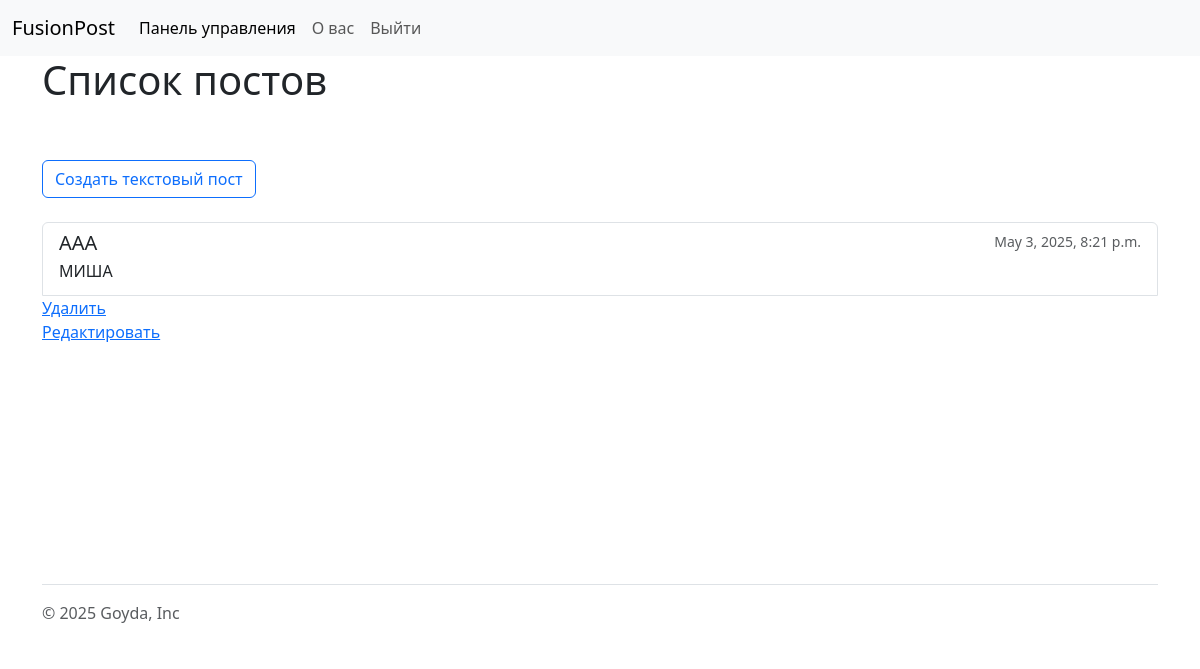
/blogs/post_list/ (signed in), run on an earlier commit of the app's database.
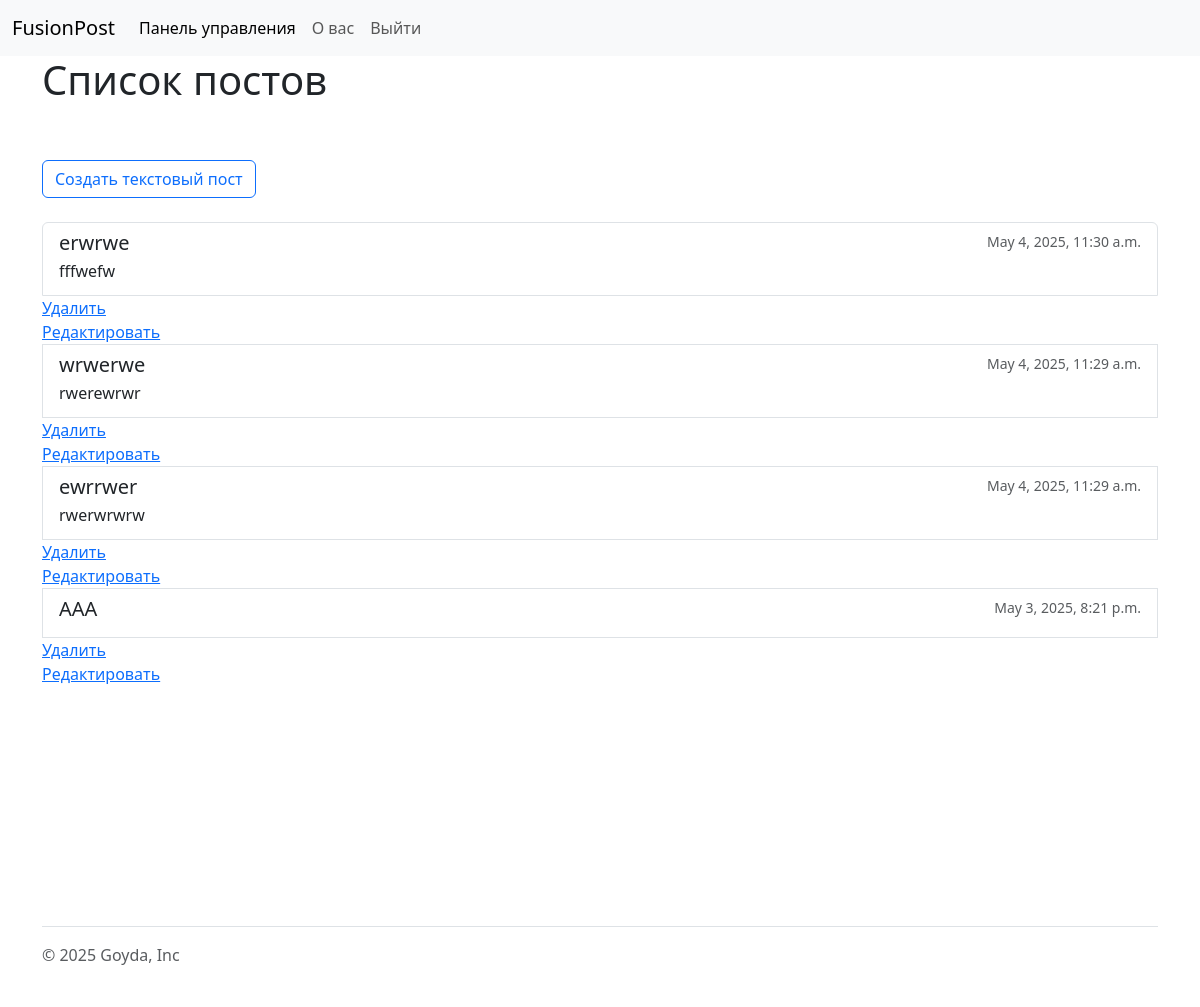
And on a later commit of the database.
### blogs/models.py (models this page shows, shortened)
class TextPost(models.Model):
    author = models.ForeignKey(settings.AUTH_USER_MODEL, on_delete=models.CASCADE, related_name='blog_text_posts')
    image = models.ImageField(blank=True, upload_to='posts/%Y/%m/%d/')
    title = models.CharField(max_length=50)
    body = models.CharField(blank=True)
    publish = models.DateTimeField(default=timezone.now)
    private = models.BooleanField(default=False)
    class Meta:
        ordering = ['-publish']
        indexes = [models.Index(fields=['-publish'])]

### blogs/views.py (the view)
# urls.py: path('post_list/', views.post_list, name='post_list'),
@login_required
def post_list(request):
    return render(request, 'posts/post_list.html', {"text_posts": TextPost.objects.filter(author=request.user)})

### blogs/templates/posts/post_list.html (shortened to what this page needs)
{% extends "base.html" %}
{% block body %}
    <h1>Список постов</h1>
    <br><br>
    <a class="btn btn-outline-primary" href="{% url "blogs:create_text_post" %}">Создать текстовый пост</a>
    <br><br>
    <div class="list-group">
        {% for post in text_posts %}
            <a href="{% url "blogs:text_post_detail" post.id %}" class="list-group-item list-group-item-action">
                <div class="d-flex w-100 justify-content-between">
                    <h5 class="mb-1">{{ post.title }}</h5>
                    <small class="text-body-secondary">{{ post.publish }}</small>
                </div>
                <p class="mb-1">{{ post.body|truncatewords:30 }}</p>
                <a href="{% url "blogs:delete_post" post.id %}">Удалить</a>
                <a href="{% url "blogs:edit_post" post.id %}">Редактировать</a>
            </a>
        {% endfor %}
      </div>
{% endblock %}

What changed in the data, as far as the page shows it:
added TextPost: title "erwrwe", publish "May 4, 2025, 11:30 a.m.", body "fffwefw"
added TextPost: title "wrwerwe", publish "May 4, 2025, 11:29 a.m.", body "rwerewrwr"
added TextPost: title "ewrrwer", publish "May 4, 2025, 11:29 a.m.", body "rwerwrwrw"
changed TextPost "ААА": body "МИША" → (not shown)
